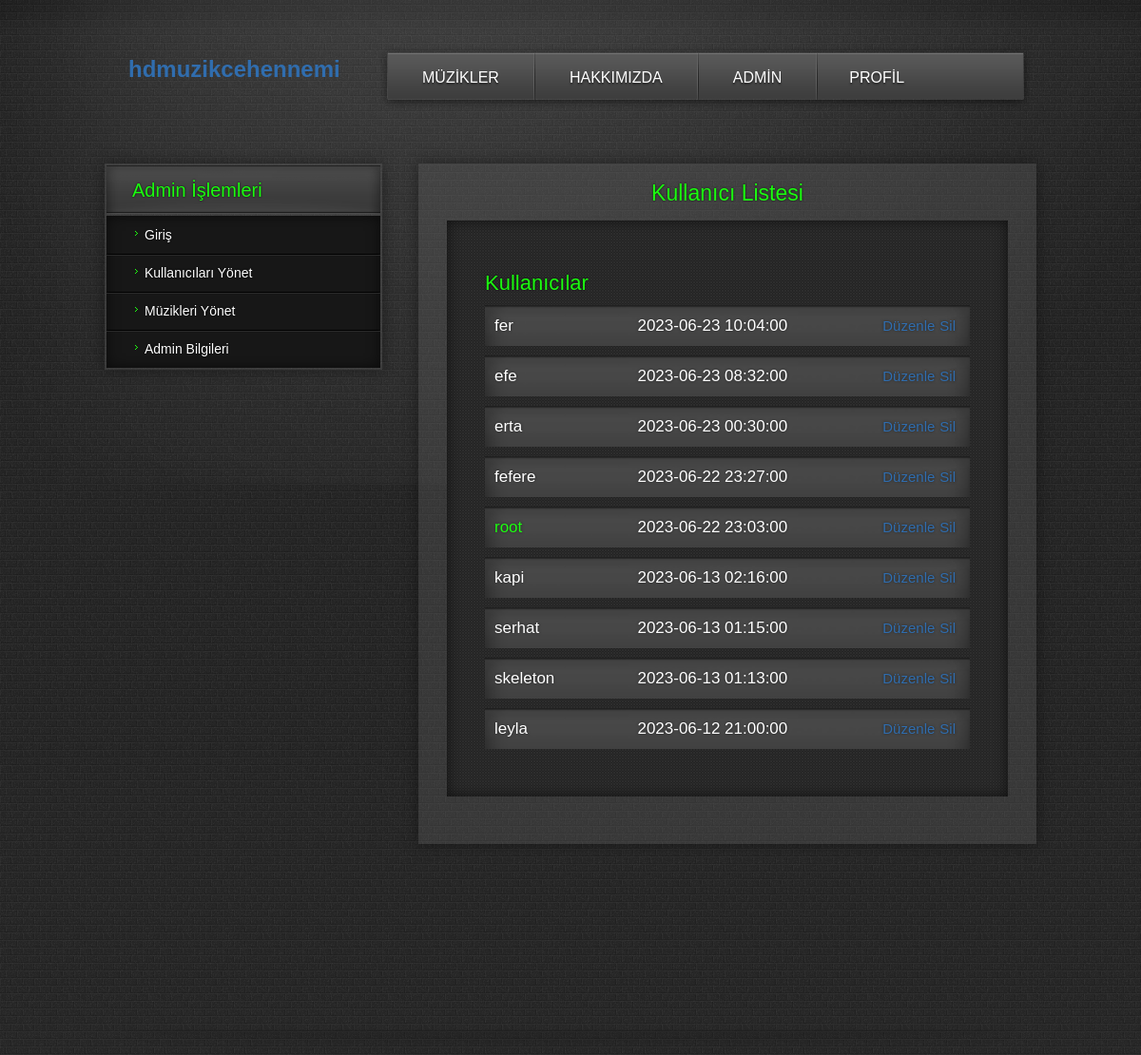
The page /adminKullanici.php on the database its author committed.
### tables this page shows
CREATE TABLE `kullanici_tablosu` (
  `kullanici_adi` text DEFAULT NULL,
  `email` varchar(55) DEFAULT NULL,
  `sifre` text NOT NULL,
  `kayit_tarihi` timestamp NULL DEFAULT NULL
);

### adminKullanici.php (the view, shortened to what this page needs)
<!DOCTYPE html>
<html lang="en">
<head>
<link rel="stylesheet" href="css/style.css" type="text/css" media="all">
</head>
<?php
include('connect_db.php');
?>
<body>
<div id="wrapper">
  <div class="light-bg">
    <div class="shell">
      <div class="header">
        <h1 id="logo"><a href="index.php">hdmuzikcehennemi</a></h1>
        <nav id="navigation">
        <ul>
            <li><a href="muzikler.php">MÜZİKLER</a></li>
            <li><a href="hakkimizda.php">HAKKIMIZDA</a></li>
            <li><a href="admin.php">ADMİN</a></li>
            <li><a href="profile.php">PROFİL</a></li>
          </ul>
        </nav>
      </div>
      <div class="main">
        <section class="content" style="margin-top:50px; float:right;width:650px; ">
          <div class="post" style="padding:20px;padding:20px 30px; text-align:center;font-size:18px;">
            <h2 style="font-size:23px">Kullanıcı Listesi</h2>
            <div class="post-inner" style="margin-top:18px;margin-bottom:30px;padding:40px; text-align:left; ">
              <header>
              <?php
function getKullanicilar()
{
  global $conn;
  $sql = "SELECT * FROM kullanici_tablosu ORDER BY kayit_tarihi DESC ";
  $result = $conn->query($sql);
  if ($result->num_rows > 0) {
    $kullanicilar = array();
    while ($row = $result->fetch_assoc()) {
      $kullanicilar[] = $row;
    }
    return $kullanicilar;
  } else {
    return false;
  }
}
$kullanicilar = getKullanicilar();
if ($kullanicilar) {
  echo '<h2 style="margin:15px 0 12px 0;">Kullanıcılar</h2>';
  foreach ($kullanicilar as $kullanici) {
    echo '<div class="kullanici-listesi">';
    echo '<span';
     if ($kullanici['kullanici_adi'] == 'root')
     {echo ' style="color:#1cfe10"';}
     echo 'id="kullaniciAdi-' . $kullanici['kullanici_adi'] . '">' . $kullanici['kullanici_adi'] . '</span>';
    echo '<div class="kutu2" style="margin-left:100px">';
    echo '<a style="margin-right:5px;" onclick="duzenle(\'' . $kullanici['kullanici_adi'] . '\')">Düzenle</a>';
    echo '<a style="margin-right:15px;" onclick="confirmDelete(\'' . $kullanici['kullanici_adi'] . '\')">Sil</a>';
    echo '</div>';
    echo '<div class="kutu2">';
    echo $kullanici['kayit_tarihi'];
    echo '</div>';
    echo '</div>';
  }
} else {
  echo '<p>Hiç kullanıcı bulunamadı.</p>';
}
?>
              </header>
            </div>
          </div>
        </section>
        <aside class="sidebar">
        <div class="widget" style="margin-top:50px;">
            <h3  class="widgettitle">Admin İşlemleri</h3>
            <ul>
              <li><a href="admin.php">Giriş</a></li>
              <li><a href="adminKullanici.php">Kullanıcıları Yönet</a></li>
              <li><a href="adminMuzikler.php">Müzikleri Yönet</a></li>
              <li><a onclick="toggleForm('form2')">Admin Bilgileri</a></li>
            </ul>
          </div>
              </aside>
          </div>
    </div>
  </div>
</div>
</body>
</html>

### css/style.css (style rules this page uses)
* { margin: 0; padding: 0; outline: 0; }
body, html { height: 100%; }
body { font-size: 12px; line-height: 22px; font-family: arial, sans-serif; color: #ffffff; background: url(images/body.png) repeat 0 0; min-width: 980px; }
a { color: #306dae; text-decoration: none; cursor: pointer; }
article, aside, details, footer, header, menu, nav, section { display: block; }
.shell { width: 980px; margin: 0 auto; }
.light-bg { background: url(images/light.png) no-repeat center 0; }
#wrapper { background: url(images/wrapper.png) repeat-x 0 0; }
.header { padding-top: 40px; position: relative; }
#logo { width: 272px; font-size: 25; line-height: 5px; float: left; text-align:center }
#logo a { height: 50px; width:90px; display: block; padding-top:30px;padding-left:25px; }
#navigation { width: 680px; height: 66px; padding: 6px 7px 0 8px; margin-top: 10px; position: relative; margin-right: -5px; background: url(images/navigation.png)no-repeat; font-family: 'coolvetica', arial, helvetica, serif; font-size: 16px; color: #fff; float: right; display: flex; justify-content: space-between; }
#navigation ul { list-style: none; list-style-position: outside; line-height:51px }
#navigation ul li { float: left; background: url(images/navigation-border.png) no-repeat right 0; padding-right: 2px; }
#navigation ul li a { display: block; color: #fff; text-shadow: rgba(0,0,0,0.5) 0px 2px 2px; padding: 0 36px; position: relative; }
#navigation ul li.last { background: transparent; padding-right: 0; }
#navigation ul li.last a { padding-right: 33px; padding-left: 33px; border-right: 0; background: transparent; }
.main { padding-top: 20px; padding-bottom: 50px; background: url(images/main-shadow.png) no-repeat center bottom; height:1000px }
.main h3 { color: #1cfe10; font-size: 20px; font-family: 'coolvetica', arial, helvetica, serif; font-weight: normal; text-shadow: rgba(0,0,0,0.9) 0px 0px 2px; }
.main h2 { color: #1cfe10; font-size: 22px; font-family: 'coolvetica', arial, helvetica, serif; font-weight: normal; text-shadow: rgba(0,0,0,0.9) 0px 0px 2px; }
.content { width: 672px; float: right; }
.post { background: url(images/widget-bg.png) repeat 0 0; margin-bottom: 30px; padding: 2px; box-shadow: 0px 0px 15px rgba(0,0,0,0.4); -moz-box-shadow: 0px 0px 15px rgba(0,0,0,0.4); -webkit-box-shadow: 0px 0px 15px rgba(0,0,0,0.4); -o-box-shadow: 0px 0px 15px rgba(0,0,0,0.4); }
.post-inner { background: url(images/patern.png) repeat 0 0; padding: 18px 15px 20px 17px; text-shadow: rgba(0,0,0,0.5) 0px 0px 3px; box-shadow: 0px 0px 14px rgba(0,0,0,0.6) inset; -moz-box-shadow: 0px 0px 14px rgba(0,0,0,0.6) inset; -webkit-box-shadow: 0px 0px 14px rgba(0,0,0,0.6) inset; -o-box-shadow: 0px 0px 14px rgba(0,0,0,0.6) inset; }
.sidebar { width: 292px; float: left; }
.sidebar .widget { background: url(images/widget-bg.png) repeat 0 0; margin-bottom: 30px; padding: 2px; box-shadow: 0px 0px 15px rgba(0,0,0,0.4); -moz-box-shadow: 0px 0px 15px rgba(0,0,0,0.4); -webkit-box-shadow: 0px 0px 15px rgba(0,0,0,0.4); -o-box-shadow: 0px 0px 15px rgba(0,0,0,0.4); }
.sidebar .widget h3.widgettitle { background: url(images/widget-title.png) no-repeat 0 0; height: 53px; line-height: 53px; padding-left: 27px; }
.sidebar .widget ul { list-style: none; list-style-position: outside; background: #171717; font-size: 14px; color: #fff; text-shadow: rgba(0,0,0,0.5) 0px 0px 3px; box-shadow: 0px 0px 14px rgba(0,0,0,0.6) inset; -moz-box-shadow: 0px 0px 14px rgba(0,0,0,0.6) inset; -webkit-box-shadow: 0px 0px 14px rgba(0,0,0,0.6) inset; -o-box-shadow: 0px 0px 14px rgba(0,0,0,0.6) inset; }
.sidebar .widget li { background: url(images/border-list.png) repeat-x 0 0; }
.sidebar .widget li.first { background: transparent }
.sidebar .widget li a { display: block; padding: 9px 30px 9px 40px; color: #fff; position: relative; text-shadow: rgba(0,0,0,0.9) 0px 0px 2px; background: url(images/list-arr.png) no-repeat 30px 16px; }

### adminKullanici.php (style rules this page uses)
.kullanici-listesi { background: url(css/images/widget-title.png) ; height: 53px; line-height: 43px; padding-left: 10px; background-size:100%; width: 500px; height:auto; margin-bottom:10px; font-size:17px; float:left; }
header { overflow: hidden; }
.kullanici-listesi a { font-size:15px; }
.kutu2 { float:right; }

### rows shown on the page
kullanici_tablosu: kullanici_adi "fer", kayit_tarihi "2023-06-23 10:04:00"
kullanici_tablosu: kullanici_adi "efe", kayit_tarihi "2023-06-23 08:32:00"
kullanici_tablosu: kullanici_adi "erta", kayit_tarihi "2023-06-23 00:30:00"
kullanici_tablosu: kullanici_adi "fefere", kayit_tarihi "2023-06-22 23:27:00"
kullanici_tablosu: kullanici_adi "root", kayit_tarihi "2023-06-22 23:03:00"
kullanici_tablosu: kullanici_adi "kapi", kayit_tarihi "2023-06-13 02:16:00"
kullanici_tablosu: kullanici_adi "serhat", kayit_tarihi "2023-06-13 01:15:00"
kullanici_tablosu: kullanici_adi "skeleton", kayit_tarihi "2023-06-13 01:13:00"
kullanici_tablosu: kullanici_adi "leyla", kayit_tarihi "2023-06-12 21:00:00"
